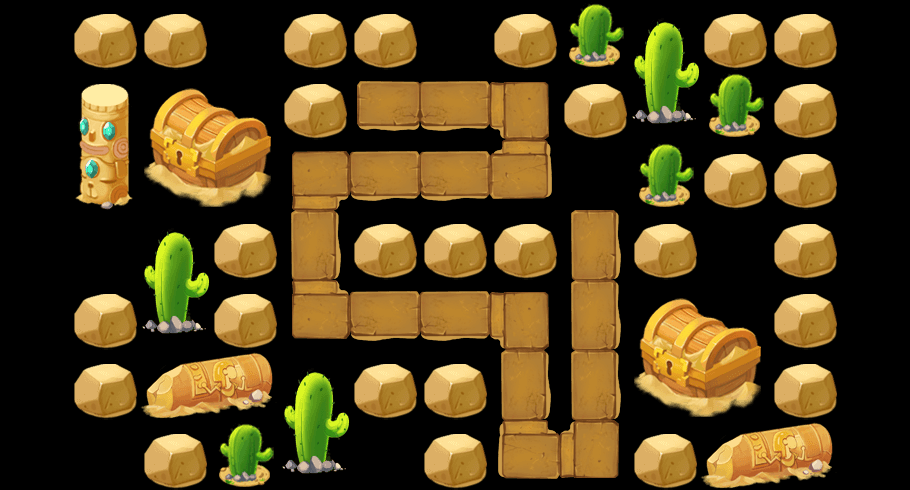

The image is a tile-based game level rendered from a .tmx file. Its description and source (layers, tilesets, objects; grid data summarised) follow:
An orthogonal 13x7 tile map with 70x70 px tiles, 2 tile layers (content, things) and 11 objects (way1_0, way1_1, way1_2, way1_3, way1_4, ...).

<map version="1.0" orientation="orthogonal" width="13" height="7" tilewidth="70" tileheight="70">
 <tileset firstgid="1" name="theme3Tiles" tilewidth="70" tileheight="70" spacing="2" margin="2">
  <image source="theme1Tiles.png" width="512" height="512" />
  <tile id="4">
   <properties>
    <property name="thingIdx" value="303" />
   </properties>
  </tile>
  <tile id="6">
   <properties>
    <property name="thingIdx" value="107" />
   </properties>
  </tile>
  <tile id="7">
   <properties>
    <property name="thingIdx" value="401" />
   </properties>
  </tile>
  <tile id="8">
   <properties>
    <property name="" value="" />
   </properties>
  </tile>
  <tile id="9">
   <properties>
    <property name="thingIdx" value="206" />
   </properties>
  </tile>
  <tile id="10">
   <properties>
    <property name="thingIdx" value="207" />
   </properties>
  </tile>
  <tile id="11">
   <properties>
    <property name="thingIdx" value="304" />
   </properties>
  </tile>
  <tile id="13">
   <properties>
    <property name="thingIdx" value="112" />
   </properties>
  </tile>
  <tile id="14">
   <properties>
    <property name="thingIdx" value="109" />
   </properties>
  </tile>
  <tile id="15">
   <properties>
    <property name="thingIdx" value="109" />
   </properties>
  </tile>
  <tile id="16">
   <properties>
    <property name="thingIdx" value="112" />
   </properties>
  </tile>
  <tile id="17">
   <properties>
    <property name="thingIdx" value="" />
   </properties>
  </tile>
  <tile id="18">
   <properties>
    <property name="thingIdx" value="" />
   </properties>
  </tile>
  <tile id="19">
   <properties>
    <property name="thingIdx" value="111" />
   </properties>
  </tile>
  <tile id="20">
   <properties>
    <property name="thingIdx" value="110" />
   </properties>
  </tile>
  <tile id="21">
   <properties>
    <property name="blank" value="1" />
   </properties>
  </tile>
  <tile id="22">
   <properties>
    <property name="way" value="1" />
   </properties>
  </tile>
  <tile id="23">
   <properties>
    <property name="way" value="1" />
   </properties>
  </tile>
  <tile id="24">
   <properties>
    <property name="way" value="1" />
   </properties>
  </tile>
  <tile id="25">
   <properties>
    <property name="way" value="1" />
   </properties>
  </tile>
  <tile id="26">
   <properties>
    <property name="way" value="1" />
   </properties>
  </tile>
  <tile id="27">
   <properties>
    <property name="way" value="1" />
   </properties>
  </tile>
  <tile id="28">
   <properties>
    <property name="way" value="1" />
   </properties>
  </tile>
  <tile id="29">
   <properties>
    <property name="way" value="1" />
   </properties>
  </tile>
  <tile id="30">
   <properties>
    <property name="way" value="1" />
   </properties>
  </tile>
  <tile id="31">
   <properties>
    <property name="way" value="1" />
   </properties>
  </tile>
  <tile id="32">
   <properties>
    <property name="way" value="1" />
   </properties>
  </tile>
  <tile id="33">
   <properties>
    <property name="way" value="1" />
   </properties>
  </tile>
  <tile id="34">
   <properties>
    <property name="way" value="1" />
   </properties>
  </tile>
  <tile id="35">
   <properties>
    <property name="way" value="1" />
   </properties>
  </tile>
  <tile id="36">
   <properties>
    <property name="way" value="1" />
   </properties>
  </tile>
  <tile id="37">
   <properties>
    <property name="way" value="1" />
   </properties>
  </tile>
 </tileset>
 <layer name="content" width="13" height="7">
  <data>[91 cells, 18 non-empty, 4 distinct tile ids]</data>
 </layer>
 <layer name="things" width="13" height="7">
  <data>[91 cells, 52 non-empty, 12 distinct tile ids]</data>
 </layer>
 <objectgroup name="objs" width="13" height="7">
  <object name="way1_0" x="377" y="94" width="22" height="17" />
  <object name="way1_1" x="508" y="95" width="22" height="17" />
  <object name="way1_2" x="507" y="162" width="22" height="17" />
  <object name="way1_3" x="299" y="161" width="22" height="17" />
  <object name="way1_4" x="303" y="307" width="22" height="17" />
  <object name="way1_5" x="509" y="308" width="22" height="17" />
  <object name="way1_6" x="513" y="442" width="22" height="17" />
  <object name="way1_7" x="582" y="441" width="22" height="17" />
  <object name="way1_8" x="583" y="231" width="22" height="17" />
  <object name="heart" x="591" y="175" width="28" height="14" />
  <object name="hero" x="583" y="365" width="24" height="24" />
 </objectgroup>
</map>
